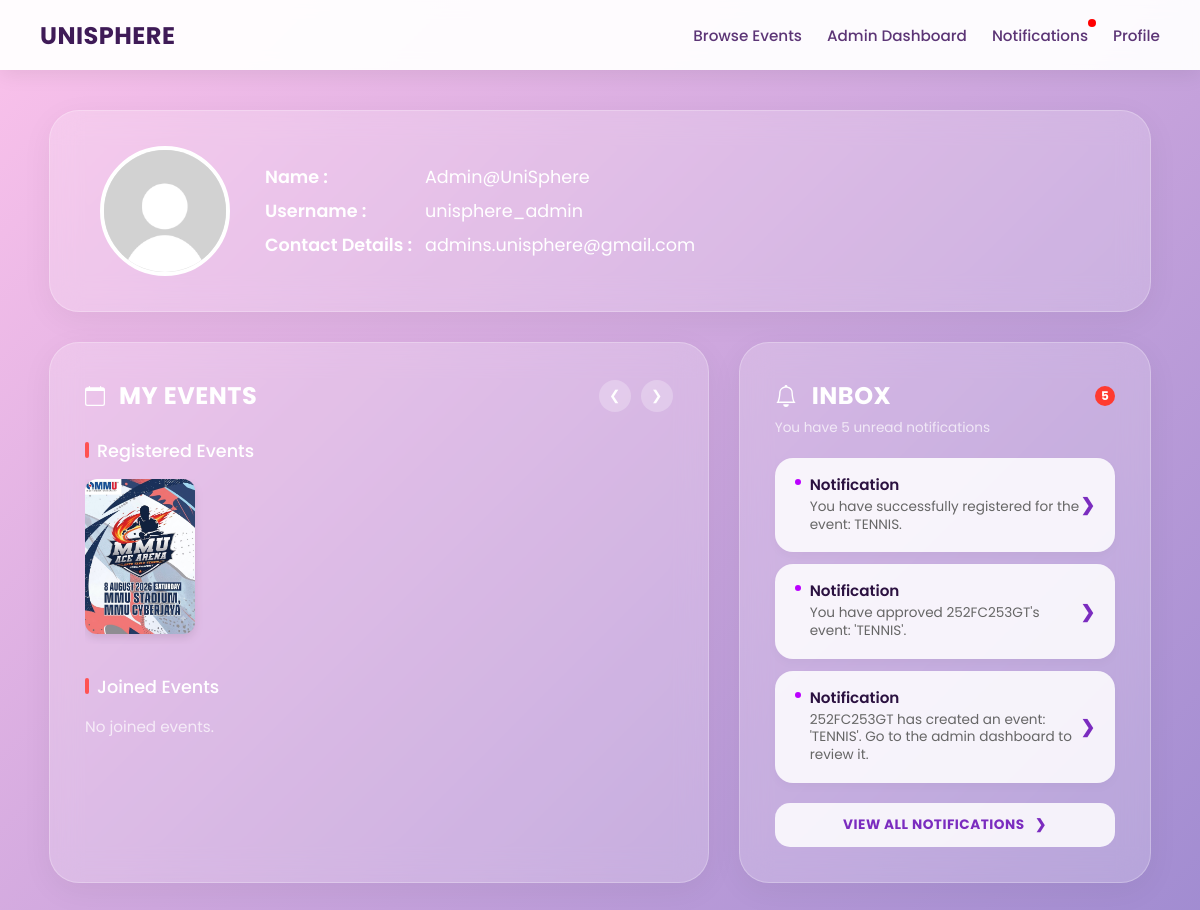
Page /user_dashboard (signed in) on the earlier database version.
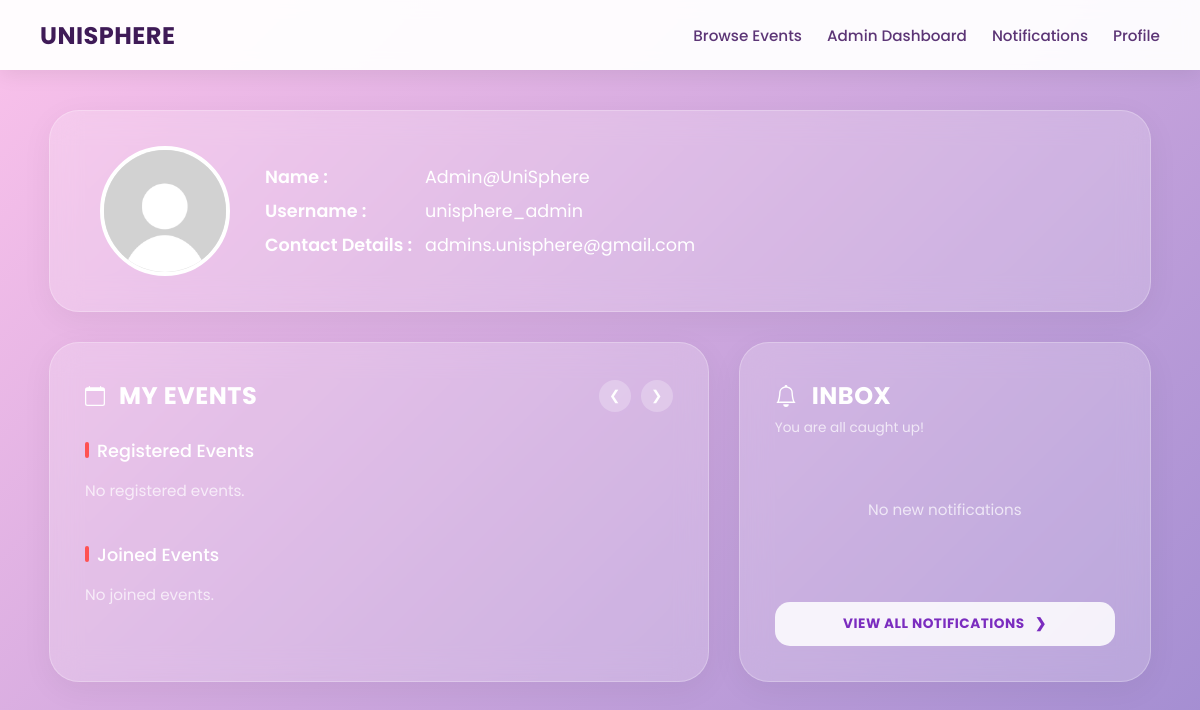
Same page on the later database version.
### tables this page shows
CREATE TABLE users_general (
    student_id varchar(10) PRIMARY KEY,
    name TEXT NOT NULL,
    username TEXT NOT NULL UNIQUE,
    email TEXT NOT NULL UNIQUE,
    password TEXT NOT NULL,
    keyword TEXT,
    role TEXT NOT NULL CHECK(role IN ('user', 'organizer', 'admin')),
    is_verified INTEGER DEFAULT 0,
    pending_email TEXT,
    security_question TEXT
);

CREATE TABLE events (
    event_id INTEGER PRIMARY KEY AUTOINCREMENT,
    event_poster TEXT,                   -- new column for event poster URL/path
    event_name TEXT NOT NULL,
    event_description TEXT NOT NULL,
    start_date DATE NOT NULL,
    end_date DATE NOT NULL,
    start_time TIME NOT NULL,
    end_time TIME NOT NULL,
    event_mode TEXT NOT NULL CHECK(event_mode IN ('online', 'offline', 'hybrid')),
    main_location TEXT NOT NULL,         -- corresponds to id="mainloc"
    general_location TEXT,               -- optional, only for general locations
    faculty_wing TEXT,                   -- optional, only for faculty path
    specific_location TEXT,              -- optional, only for faculty path
    participation_option TEXT NOT NULL CHECK(participation_option IN ('unlimited', 'limited')),
    limited_max_participants INTEGER,    -- optional, only for limited participation
    event_link TEXT,
    student_id varchar(10) NOT NULL,
    event_status TEXT DEFAULT 'Pending' CHECK(event_status IN ('Pending', 'Approved', 'Redo')),
    admin_remark TEXT,
    FOREIGN KEY (student_id) REFERENCES organizer_details(student_id)
);

CREATE TABLE notifications (
    id INTEGER PRIMARY KEY AUTOINCREMENT,
    student_id varchar(10) NOT NULL,
    message TEXT NOT NULL,
    type TEXT NOT NULL,
    is_read INTEGER DEFAULT 0,
    created_at TIMESTAMP DEFAULT CURRENT_TIMESTAMP, redirect TEXT,
    FOREIGN KEY (student_id) REFERENCES users_general(student_id)
);

### app.py (the view)
@app.route('/user_dashboard')
def dashboard():
    username = session.get('user')
    if not username:
        return redirect(url_for('login'))
    conn = get_db_connection()
    cursor = conn.cursor()
    cursor.execute("""
        SELECT * FROM users_general
        LEFT JOIN user_details ON users_general.student_id = user_details.student_id
        WHERE users_general.username = ?
    """, (username,))
    user = cursor.fetchone()
    if not user:
        conn.close()
        return "User not found"
    cursor.execute("""
        SELECT e.event_id, e.event_name, e.event_description,
               e.start_date, e.end_date, e.start_time, e.end_time,
               e.main_location, e.faculty_wing, e.specific_location, e.event_mode, e.event_link, e.event_poster
        FROM events e
        INNER JOIN event_registrations er ON e.event_id = er.event_id
        WHERE er.student_id = ? AND e.end_date >= date('now')
    """, (user["student_id"],))
    events = cursor.fetchall()
    cursor.execute("""
        SELECT e.event_id, e.event_name, e.event_description,
               e.start_date, e.end_date, e.start_time, e.end_time,
               e.main_location, e.faculty_wing, e.specific_location, e.event_mode, e.event_link, e.event_poster
        FROM events e
        INNER JOIN event_registrations er ON e.event_id = er.event_id
        WHERE er.student_id = ? AND e.end_date < date('now')
    """, (user["student_id"],))
    joined_events = cursor.fetchall()
    cursor.execute("""
        SELECT * FROM notifications
        WHERE student_id = ? AND is_read = 0
        ORDER BY ROWID DESC
    """, (user["student_id"],))
    notifications = cursor.fetchall()
    cursor.execute("""
        SELECT COUNT(*) as count
        FROM notifications
        WHERE student_id = ? AND is_read = 0
    """, (user["student_id"],))
    unread_data = cursor.fetchone()
    unread_notifications = unread_data["count"] if unread_data else 0
    conn.close()
    return render_template(
        'user_dashboard.html',
        user=user,
        events=events,
        joined_events=joined_events,
        notifications=notifications,
        unread_notifications=unread_notifications
    )

### templates/user_dashboard.html (shortened to what this page needs)
<!DOCTYPE html>
<html lang="en">
    <head>
    </head>
    <body>
        <nav class="navbar">
            <a class="navbar-brand" href="/user_dashboard">UniSphere</a>
            <div class="navbar-links">
                {% if session.get('role') == 'user' %}
                    <a href="/eventbrowsing">Browse Events</a>
                    <a href="/be_organizer">Become Organizer</a>
                    <a href="/notifications" class="notification-link">
                        Notifications
                        {% if unread_notifications > 0 %}
                            <span class="notification-dot"></span>
                        {% endif %}
                    </a>
                    <a href="/user_dashboard">Profile</a>
                {% elif session.get('role') == 'admin' %}
                    <a href="/eventbrowsing">Browse Events</a>
                    <a href="/admin_dashboard">Admin Dashboard</a>
                    <a href="/notifications" class="notification-link">
                        Notifications
                        {% if unread_notifications > 0 %}
                            <span class="notification-dot"></span>
                        {% endif %}
                    </a>
                    <a href="/user_dashboard">Profile</a>
                {% endif %}
            </div>
        </nav>
<div class="dashboard">
    <div class="profile-banner" onclick="window.location.href='/user_profile';" style="cursor: pointer;" title="Click to Edit Profile">
        <div class="profile-left">
            <img src="{{ url_for('static', filename='uploads/' + (user['profile_picture'] if user['profile_picture'] else 'default.png')) }}" class="dashboard-profile-picture">
            <div class="profile-content">
                <div class="profile-row">
                    <span class="profile-label">Name :</span>
                    <span class="profile-value">{{ user['name'] }}</span>
                </div>
                <div class="profile-row">
                    <span class="profile-label">Username :</span>
                    <span class="profile-value">{{ user['username'] }}</span>
                </div>
                <div class="profile-row">
                    <span class="profile-label">Contact Details :</span>
                    <span class="profile-value">{{ user['email'] }}</span>
                </div>
            </div>
        </div>
    </div>
            <div class="main-grid">
                <div class="card">
                    <div class="card-header-row">
                        <h2 class="card-title-main">
                            <svg width="20" height="20" fill="currentColor" viewBox="0 0 16 16" style="margin-right:4px;"><path d="M3.5 0a.5.5 0 0 1 .5.5V1h8V.5a.5.5 0 0 1 1 0V1h1a2 2 0 0 1 2 2v11a2 2 0 0 1-2 2H2a2 2 0 0 1-2-2V3a2 2 0 0 1 2-2h1V.5a.5.5 0 0 1 .5-.5zM1 4v10a1 1 0 0 0 1 1h12a1 1 0 0 0 1-1V4H1z"/></svg>
                            My Events
                        </h2>
                        <div class="scroll-arrows">
                            <button class="arrow-btn prev-btn">&#10094;</button>
                            <button class="arrow-btn next-btn">&#10095;</button>
                        </div>
                    </div>
                    <p class="event-section-label">Registered Events</p>
                    <div class="posters-container">
                        {% if events %}
                            {% for e in events %}
                                {% if e["main_location"] == "General" %}
                                {% elif e["main_location"] == "CLC" %}
                                    {% set location = e["main_location"] ~ ", " ~ e["specific_location"] %}
                                {% else %}
                                    {% set location = e["main_location"] ~ ", " ~ e["faculty_wing"] ~ ", " ~ e["specific_location"] %}
                                {% endif %}
                                <div class="event-poster"
                                     onclick='triggerActionMenu(
                                         `{{ e["event_id"] }}`,
                                         `{{ e["event_name"] | replace("`", "\\`") }}`,
                                         `{{ e["event_description"] | replace("`", "\\`") }}`,
                                         `{{ e["start_date"] }} to {{ e["end_date"] }}`,
                                         `{{ e["start_time"] }} - {{ e["end_time"] }}`,
                                         `{{ location }} ({{ e["event_mode"] }})`,
                                         `{{ url_for("static", filename="eventPoster/" + e["event_poster"]) if e["event_poster"] else "" }}`
                                     )'
                                     title="{{ e['event_name'] }}">
                                <img src="{{ url_for('static', filename='eventPoster/' + e['event_poster']) }}" alt="{{ e['event_name'] }}">
                                </div>
                            {% endfor %}
                            {% else %}
                            <p style="color: rgba(255,255,255,0.7); font-size:0.95rem;">No registered events.</p>
                        {% endif %}
                    </div>
                    <p class="event-section-label">Joined Events</p>
                    <div class="posters-container">
                        {% if joined_events %}
                            {% for e in joined_events %}
                                {% if e["main_location"] == "General" %}
                                    {% set location = e["specific_location"] %}
                                {% elif e["main_location"] == "CLC" %}
                                    {% set location = e["main_location"] ~ ", " ~ e["specific_location"] %}
                                {% else %}
                                    {% set location = e["main_location"] ~ ", " ~ e["faculty_wing"] ~ ", " ~ e["specific_location"] %}
                                {% endif %}
                                <div class="event-poster"
                                     onclick='triggerActionMenu(
                                         `{{ e["event_id"] }}`,
                                         `{{ e["event_name"] | replace("`", "\\`") }}`,
                                         `{{ e["event_description"] | replace("`", "\\`") }}`,
                                         `{{ e["start_date"] }} to {{ e["end_date"] }}`,
                                         `{{ e["start_time"] }} - {{ e["end_time"] }}`,
                                         `{{ location }} ({{ e["event_mode"] }})`,
                                         <img src="{{ url_for('static', filename='eventPoster/' + e['event_poster']) }}" alt="{{ e['event_name'] }}">
                                     )'
                                     title="{{ e['event_name'] }}">
                                    <img src="{{ url_for('static', filename='eventPoster/' + (e['event_poster'] if e['event_poster'] else 'defaultPoster.png')) }}" alt="{{ e['event_name'] }}">
                                </div>
                            {% endfor %}
                            <a href="/eventbrowsing" class="view-all-box">
                                <span>+</span>
                                View All
                            </a>
                        {% else %}
                            <p style="color: rgba(255,255,255,0.7); font-size:0.95rem;">No joined events.</p>
                        {% endif %}
                    </div>
                </div>
     <div class="card inbox-card">
    <div class="card-header-row">
        <h2 class="card-title-main" style="gap:15px;">
            Inbox
        </h2>
        {% if unread_notifications and unread_notifications > 0 %}
            <span class="notification-badge-count">{{ unread_notifications }}</span>
        {% endif %}
    </div>
    {% if notifications %}
        <p class="inbox-subtitle">You have {{ unread_notifications if unread_notifications else '0' }} unread notifications</p>
    {% else %}
        <p class="inbox-subtitle">You are all caught up!</p>
    {% endif %}
    <div class="notifications-list">
        {% if notifications %}
            {% for n in notifications[:3] %}
                <a href="/notifications" class="notif-item">
                    <div class="notif-content-wrapper">
                        <div class="notif-title">{{ n["title"] if n["title"] else "Notification" }}</div>
                        <div class="notif-desc">{{ n["description"] if n["description"] else n["message"] }}</div>
                    </div>
                    <span class="chevron-icon">&#10095;</span>
                </a>
            {% endfor %}
        {% else %}
            <div style="text-align: center; padding: 40px 20px; color: rgba(255,255,255,0.7); font-size: 0.95rem;">
                No new notifications
            </div>
        {% endif %}
    </div>
    <a href="/notifications" class="view-all-notif-btn">View All Notifications &nbsp; &#10095;</a>
</div>
</div>
</body>
</html>

Differences in the rows shown:
removed events: event_poster (picture)
removed notifications: n "Notification", message "You have successfully registered for the event: TENNIS."
removed notifications: n "Notification", message "You have approved 252FC253GT's event: 'TENNIS'."
removed notifications: n "Notification", message "252FC253GT has created an event: 'TENNIS'. Go to the admin dashboard to review it."
Other differences:
{{ unread_notifications }}: "5" → (not shown)
{{ unread_notifications if unread_notifications else '0' }}: "5" → (not shown)
text no longer shown: "You have unread notifications"
text now shown: "No registered events. You are all caught up! No new notifications"
